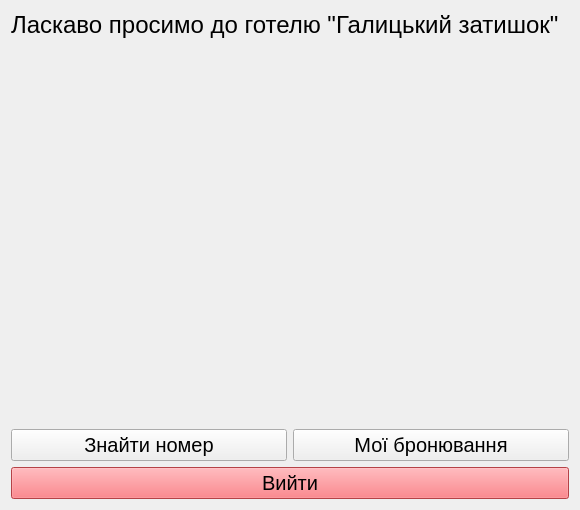
<?xml version="1.0" encoding="UTF-8"?>
<ui version="4.0">
 <class>GuestPanel</class>
 <widget class="QWidget" name="GuestPanel">
  <property name="geometry">
   <rect>
    <x>0</x>
    <y>0</y>
    <width>580</width>
    <height>510</height>
   </rect>
  </property>
  <property name="windowTitle">
   <string>Кабінет гостя</string>
  </property>
  <layout class="QGridLayout" name="gridLayout">
   <item row="2" column="0">
    <layout class="QHBoxLayout" name="horizontalLayout">
     <item>
      <widget class="QPushButton" name="pbSearchRoom">
       <property name="font">
        <font>
         <pointsize>15</pointsize>
        </font>
       </property>
       <property name="text">
        <string>Знайти номер</string>
       </property>
      </widget>
     </item>
     <item>
      <widget class="QPushButton" name="pbMyBookings">
       <property name="font">
        <font>
         <pointsize>15</pointsize>
        </font>
       </property>
       <property name="text">
        <string>Мої бронювання</string>
       </property>
      </widget>
     </item>
    </layout>
   </item>
   <item row="0" column="0">
    <widget class="QLabel" name="label">
     <property name="font">
      <font>
       <pointsize>18</pointsize>
      </font>
     </property>
     <property name="text">
      <string>Ласкаво просимо до готелю &quot;Галицький затишок&quot;</string>
     </property>
    </widget>
   </item>
   <item row="3" column="0">
    <widget class="QPushButton" name="pbLogout">
     <property name="font">
      <font>
       <pointsize>15</pointsize>
      </font>
     </property>
     <property name="styleSheet">
      <string notr="true">background: #fd5c63</string>
     </property>
     <property name="text">
      <string>Вийти</string>
     </property>
    </widget>
   </item>
   <item row="1" column="0">
    <spacer name="verticalSpacer">
     <property name="orientation">
      <enum>Qt::Orientation::Vertical</enum>
     </property>
     <property name="sizeHint" stdset="0">
      <size>
       <width>20</width>
       <height>40</height>
      </size>
     </property>
    </spacer>
   </item>
  </layout>
 </widget>
 <resources/>
 <connections/>
</ui>
